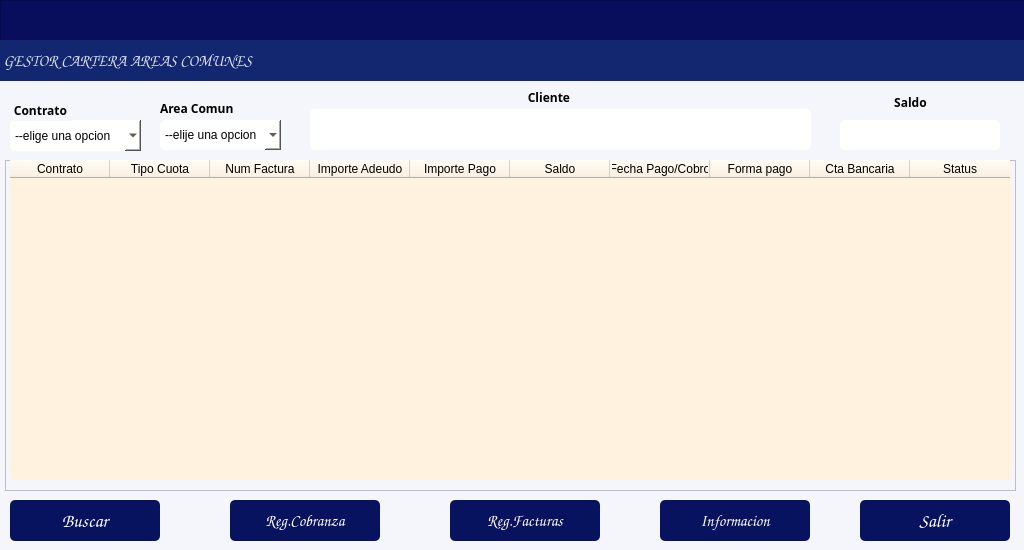
<?xml version="1.0" encoding="UTF-8"?>
<ui version="4.0">
 <class>formPrincipalAC</class>
 <widget class="QDialog" name="formPrincipalAC">
  <property name="windowModality">
   <enum>Qt::WindowModality::ApplicationModal</enum>
  </property>
  <property name="geometry">
   <rect>
    <x>0</x>
    <y>0</y>
    <width>1024</width>
    <height>550</height>
   </rect>
  </property>
  <property name="windowTitle">
   <string/>
  </property>
  <property name="styleSheet">
   <string notr="true">background-color: rgb(245, 245, 252);</string>
  </property>
  <property name="modal">
   <bool>true</bool>
  </property>
  <widget class="QComboBox" name="cmbContrato">
   <property name="geometry">
    <rect>
     <x>10</x>
     <y>120</y>
     <width>131</width>
     <height>31</height>
    </rect>
   </property>
   <property name="styleSheet">
    <string notr="true">background-color: rgb(255, 255, 255);
border-radius:5px;</string>
   </property>
   <item>
    <property name="text">
     <string>--elige una opcion</string>
    </property>
   </item>
  </widget>
  <widget class="QLabel" name="label_2">
   <property name="geometry">
    <rect>
     <x>10</x>
     <y>100</y>
     <width>61</width>
     <height>21</height>
    </rect>
   </property>
   <property name="font">
    <font>
     <family>Arial Rounded MT</family>
     <bold>true</bold>
    </font>
   </property>
   <property name="text">
    <string>Contrato</string>
   </property>
   <property name="alignment">
    <set>Qt::AlignmentFlag::AlignCenter</set>
   </property>
  </widget>
  <widget class="QLabel" name="label_3">
   <property name="geometry">
    <rect>
     <x>850</x>
     <y>90</y>
     <width>121</width>
     <height>21</height>
    </rect>
   </property>
   <property name="font">
    <font>
     <family>Arial Rounded MT</family>
     <bold>true</bold>
    </font>
   </property>
   <property name="text">
    <string>Saldo</string>
   </property>
   <property name="alignment">
    <set>Qt::AlignmentFlag::AlignBottom|Qt::AlignmentFlag::AlignHCenter</set>
   </property>
  </widget>
  <widget class="QLabel" name="label_4">
   <property name="geometry">
    <rect>
     <x>490</x>
     <y>90</y>
     <width>121</width>
     <height>16</height>
    </rect>
   </property>
   <property name="font">
    <font>
     <family>Arial Rounded MT</family>
     <bold>true</bold>
    </font>
   </property>
   <property name="text">
    <string>Cliente </string>
   </property>
   <property name="alignment">
    <set>Qt::AlignmentFlag::AlignBottom|Qt::AlignmentFlag::AlignHCenter</set>
   </property>
  </widget>
  <widget class="QPushButton" name="btnBuscar">
   <property name="geometry">
    <rect>
     <x>10</x>
     <y>500</y>
     <width>150</width>
     <height>41</height>
    </rect>
   </property>
   <property name="font">
    <font>
     <family>Comic Sans MS</family>
     <pointsize>14</pointsize>
     <bold>true</bold>
    </font>
   </property>
   <property name="styleSheet">
    <string notr="true">background-color: rgb(8, 19, 95);
color: rgb(255, 255, 255);
border-radius:5px;</string>
   </property>
   <property name="text">
    <string>Buscar</string>
   </property>
   <property name="icon">
    <iconset>
     <normaloff>../iconos/Aha-Soft-Large-Seo-Search.512.png</normaloff>../iconos/Aha-Soft-Large-Seo-Search.512.png</iconset>
   </property>
   <property name="iconSize">
    <size>
     <width>30</width>
     <height>30</height>
    </size>
   </property>
  </widget>
  <widget class="QPushButton" name="btnRegCob">
   <property name="geometry">
    <rect>
     <x>230</x>
     <y>500</y>
     <width>150</width>
     <height>41</height>
    </rect>
   </property>
   <property name="font">
    <font>
     <family>Comic Sans MS</family>
     <pointsize>12</pointsize>
     <bold>true</bold>
    </font>
   </property>
   <property name="styleSheet">
    <string notr="true">background-color: rgb(8, 19, 95);
color: rgb(255, 255, 255);
border-radius:5px;</string>
   </property>
   <property name="text">
    <string>Reg.Cobranza</string>
   </property>
   <property name="icon">
    <iconset>
     <normaloff>../iconos/Webiconset-Application-Invoice.128.png</normaloff>../iconos/Webiconset-Application-Invoice.128.png</iconset>
   </property>
   <property name="iconSize">
    <size>
     <width>30</width>
     <height>30</height>
    </size>
   </property>
  </widget>
  <widget class="QPushButton" name="btnRegFact">
   <property name="geometry">
    <rect>
     <x>450</x>
     <y>500</y>
     <width>150</width>
     <height>41</height>
    </rect>
   </property>
   <property name="font">
    <font>
     <family>Comic Sans MS</family>
     <pointsize>12</pointsize>
     <bold>true</bold>
    </font>
   </property>
   <property name="styleSheet">
    <string notr="true">background-color: rgb(8, 19, 95);
color: rgb(255, 255, 255);
border-radius:5px;
</string>
   </property>
   <property name="text">
    <string>Reg.Facturas</string>
   </property>
   <property name="icon">
    <iconset>
     <normaloff>../iconos/icons8-factura-100.png</normaloff>../iconos/icons8-factura-100.png</iconset>
   </property>
   <property name="iconSize">
    <size>
     <width>30</width>
     <height>30</height>
    </size>
   </property>
  </widget>
  <widget class="QPushButton" name="btnEdoCta">
   <property name="geometry">
    <rect>
     <x>660</x>
     <y>500</y>
     <width>150</width>
     <height>41</height>
    </rect>
   </property>
   <property name="font">
    <font>
     <family>Comic Sans MS</family>
     <pointsize>12</pointsize>
     <bold>false</bold>
    </font>
   </property>
   <property name="styleSheet">
    <string notr="true">background-color: rgb(8, 19, 95);
color: rgb(255, 255, 255);
border-radius:5px;
</string>
   </property>
   <property name="text">
    <string>Informacion</string>
   </property>
   <property name="icon">
    <iconset>
     <normaloff>../iconos/descargar.png</normaloff>../iconos/descargar.png</iconset>
   </property>
   <property name="iconSize">
    <size>
     <width>30</width>
     <height>30</height>
    </size>
   </property>
  </widget>
  <widget class="QPushButton" name="btnSalir">
   <property name="geometry">
    <rect>
     <x>860</x>
     <y>500</y>
     <width>150</width>
     <height>41</height>
    </rect>
   </property>
   <property name="font">
    <font>
     <family>Comic Sans MS</family>
     <pointsize>14</pointsize>
     <bold>true</bold>
    </font>
   </property>
   <property name="focusPolicy">
    <enum>Qt::FocusPolicy::WheelFocus</enum>
   </property>
   <property name="styleSheet">
    <string notr="true">background-color: rgb(8, 19, 95);
color: rgb(255, 255, 255);
border-radius:5px;</string>
   </property>
   <property name="text">
    <string>Salir</string>
   </property>
   <property name="icon">
    <iconset>
     <normaloff>../iconos/salir.ico</normaloff>../iconos/salir.ico</iconset>
   </property>
   <property name="iconSize">
    <size>
     <width>30</width>
     <height>30</height>
    </size>
   </property>
  </widget>
  <widget class="QLabel" name="label_5">
   <property name="geometry">
    <rect>
     <x>160</x>
     <y>100</y>
     <width>81</width>
     <height>16</height>
    </rect>
   </property>
   <property name="font">
    <font>
     <family>Arial Rounded MT</family>
     <bold>true</bold>
    </font>
   </property>
   <property name="text">
    <string>Area Comun</string>
   </property>
  </widget>
  <widget class="QComboBox" name="cmbAreaC">
   <property name="geometry">
    <rect>
     <x>160</x>
     <y>120</y>
     <width>121</width>
     <height>30</height>
    </rect>
   </property>
   <property name="styleSheet">
    <string notr="true">background-color: rgb(255, 255, 255);
border-radius:5px;</string>
   </property>
   <item>
    <property name="text">
     <string>--elije una opcion</string>
    </property>
   </item>
  </widget>
  <widget class="QFrame" name="frame">
   <property name="geometry">
    <rect>
     <x>5</x>
     <y>160</y>
     <width>1011</width>
     <height>331</height>
    </rect>
   </property>
   <property name="frameShape">
    <enum>QFrame::Shape::StyledPanel</enum>
   </property>
   <property name="frameShadow">
    <enum>QFrame::Shadow::Raised</enum>
   </property>
   <widget class="QTableWidget" name="tblCarteraAC">
    <property name="geometry">
     <rect>
      <x>5</x>
      <y>0</y>
      <width>1001</width>
      <height>320</height>
     </rect>
    </property>
    <property name="sizePolicy">
     <sizepolicy hsizetype="Expanding" vsizetype="Expanding">
      <horstretch>2</horstretch>
      <verstretch>0</verstretch>
     </sizepolicy>
    </property>
    <property name="font">
     <font>
      <family>Arial Rounded MT</family>
      <pointsize>9</pointsize>
      <italic>false</italic>
      <bold>true</bold>
     </font>
    </property>
    <property name="styleSheet">
     <string notr="true">background-color: rgb(255, 242, 222);

font: 700 9pt &quot;Arial Rounded MT&quot;;
border-radius:5px;</string>
    </property>
    <property name="frameShadow">
     <enum>QFrame::Shadow::Plain</enum>
    </property>
    <property name="lineWidth">
     <number>2</number>
    </property>
    <property name="editTriggers">
     <set>QAbstractItemView::EditTrigger::AnyKeyPressed|QAbstractItemView::EditTrigger::EditKeyPressed|QAbstractItemView::EditTrigger::SelectedClicked</set>
    </property>
    <property name="alternatingRowColors">
     <bool>true</bool>
    </property>
    <property name="showGrid">
     <bool>false</bool>
    </property>
    <property name="wordWrap">
     <bool>false</bool>
    </property>
    <property name="cornerButtonEnabled">
     <bool>true</bool>
    </property>
    <attribute name="horizontalHeaderMinimumSectionSize">
     <number>20</number>
    </attribute>
    <attribute name="horizontalHeaderDefaultSectionSize">
     <number>100</number>
    </attribute>
    <column>
     <property name="text">
      <string>Contrato</string>
     </property>
     <property name="font">
      <font>
       <stylestrategy>PreferDefault</stylestrategy>
       <kerning>true</kerning>
       <fontweight>ExtraBold</fontweight>
      </font>
     </property>
     <property name="textAlignment">
      <set>AlignHCenter|AlignBottom</set>
     </property>
     <property name="background">
      <color>
       <red>255</red>
       <green>255</green>
       <blue>255</blue>
      </color>
     </property>
     <property name="foreground">
      <brush brushstyle="SolidPattern">
       <color alpha="255">
        <red>0</red>
        <green>0</green>
        <blue>0</blue>
       </color>
      </brush>
     </property>
    </column>
    <column>
     <property name="text">
      <string>Tipo Cuota</string>
     </property>
     <property name="foreground">
      <brush brushstyle="SolidPattern">
       <color alpha="255">
        <red>0</red>
        <green>0</green>
        <blue>0</blue>
       </color>
      </brush>
     </property>
    </column>
    <column>
     <property name="text">
      <string>Num Factura</string>
     </property>
     <property name="font">
      <font>
       <kerning>false</kerning>
       <hintingpreference>PreferDefaultHinting</hintingpreference>
       <fontweight>Medium</fontweight>
      </font>
     </property>
     <property name="background">
      <color>
       <red>255</red>
       <green>255</green>
       <blue>255</blue>
      </color>
     </property>
     <property name="foreground">
      <brush brushstyle="SolidPattern">
       <color alpha="255">
        <red>0</red>
        <green>0</green>
        <blue>0</blue>
       </color>
      </brush>
     </property>
    </column>
    <column>
     <property name="text">
      <string>Importe Adeudo</string>
     </property>
     <property name="foreground">
      <brush brushstyle="SolidPattern">
       <color alpha="255">
        <red>0</red>
        <green>0</green>
        <blue>0</blue>
       </color>
      </brush>
     </property>
    </column>
    <column>
     <property name="text">
      <string>Importe Pago</string>
     </property>
     <property name="foreground">
      <brush brushstyle="SolidPattern">
       <color alpha="255">
        <red>0</red>
        <green>0</green>
        <blue>0</blue>
       </color>
      </brush>
     </property>
    </column>
    <column>
     <property name="text">
      <string>Saldo</string>
     </property>
     <property name="foreground">
      <brush brushstyle="SolidPattern">
       <color alpha="255">
        <red>0</red>
        <green>0</green>
        <blue>0</blue>
       </color>
      </brush>
     </property>
    </column>
    <column>
     <property name="text">
      <string>Fecha Pago/Cobro</string>
     </property>
     <property name="foreground">
      <brush brushstyle="SolidPattern">
       <color alpha="255">
        <red>0</red>
        <green>0</green>
        <blue>0</blue>
       </color>
      </brush>
     </property>
    </column>
    <column>
     <property name="text">
      <string>Forma pago</string>
     </property>
     <property name="foreground">
      <brush brushstyle="SolidPattern">
       <color alpha="255">
        <red>0</red>
        <green>0</green>
        <blue>0</blue>
       </color>
      </brush>
     </property>
    </column>
    <column>
     <property name="text">
      <string>Cta Bancaria</string>
     </property>
     <property name="foreground">
      <brush brushstyle="SolidPattern">
       <color alpha="255">
        <red>0</red>
        <green>0</green>
        <blue>0</blue>
       </color>
      </brush>
     </property>
    </column>
    <column>
     <property name="text">
      <string>Status</string>
     </property>
     <property name="foreground">
      <brush brushstyle="SolidPattern">
       <color alpha="255">
        <red>0</red>
        <green>0</green>
        <blue>0</blue>
       </color>
      </brush>
     </property>
    </column>
   </widget>
  </widget>
  <widget class="QFrame" name="frame_4">
   <property name="geometry">
    <rect>
     <x>0</x>
     <y>0</y>
     <width>1031</width>
     <height>81</height>
    </rect>
   </property>
   <property name="maximumSize">
    <size>
     <width>16777215</width>
     <height>16777215</height>
    </size>
   </property>
   <property name="styleSheet">
    <string notr="true">background-color: rgb(8, 14, 91);</string>
   </property>
   <property name="frameShape">
    <enum>QFrame::Shape::StyledPanel</enum>
   </property>
   <property name="frameShadow">
    <enum>QFrame::Shadow::Raised</enum>
   </property>
   <widget class="QLabel" name="label_10">
    <property name="geometry">
     <rect>
      <x>0</x>
      <y>40</y>
      <width>1041</width>
      <height>41</height>
     </rect>
    </property>
    <property name="font">
     <font>
      <family>Comic Sans MS</family>
      <pointsize>12</pointsize>
      <bold>true</bold>
     </font>
    </property>
    <property name="styleSheet">
     <string notr="true">color: rgb(255, 255, 255);
background-color: rgb(19, 39, 113);
color: rgb(255, 78, 2);
color: rgb(216, 224, 236);</string>
    </property>
    <property name="text">
     <string> GESTOR CARTERA AREAS COMUNES</string>
    </property>
    <property name="alignment">
     <set>Qt::AlignmentFlag::AlignLeading|Qt::AlignmentFlag::AlignLeft|Qt::AlignmentFlag::AlignVCenter</set>
    </property>
   </widget>
  </widget>
  <widget class="QLineEdit" name="txtSaldo">
   <property name="geometry">
    <rect>
     <x>840</x>
     <y>120</y>
     <width>160</width>
     <height>30</height>
    </rect>
   </property>
   <property name="font">
    <font>
     <family>Comic Sans MS</family>
     <pointsize>12</pointsize>
    </font>
   </property>
   <property name="styleSheet">
    <string notr="true">background-color: rgb(255, 255, 255);
border-radius:5px;</string>
   </property>
   <property name="alignment">
    <set>Qt::AlignmentFlag::AlignCenter</set>
   </property>
   <property name="readOnly">
    <bool>true</bool>
   </property>
  </widget>
  <widget class="QLineEdit" name="txtCliente">
   <property name="geometry">
    <rect>
     <x>310</x>
     <y>109</y>
     <width>501</width>
     <height>41</height>
    </rect>
   </property>
   <property name="font">
    <font>
     <family>Comic Sans MS</family>
     <pointsize>16</pointsize>
    </font>
   </property>
   <property name="styleSheet">
    <string notr="true">background-color: rgb(255, 255, 255);
border-radius:5px;</string>
   </property>
   <property name="alignment">
    <set>Qt::AlignmentFlag::AlignBottom|Qt::AlignmentFlag::AlignLeading|Qt::AlignmentFlag::AlignLeft</set>
   </property>
   <property name="readOnly">
    <bool>true</bool>
   </property>
  </widget>
 </widget>
 <resources/>
 <connections/>
</ui>
